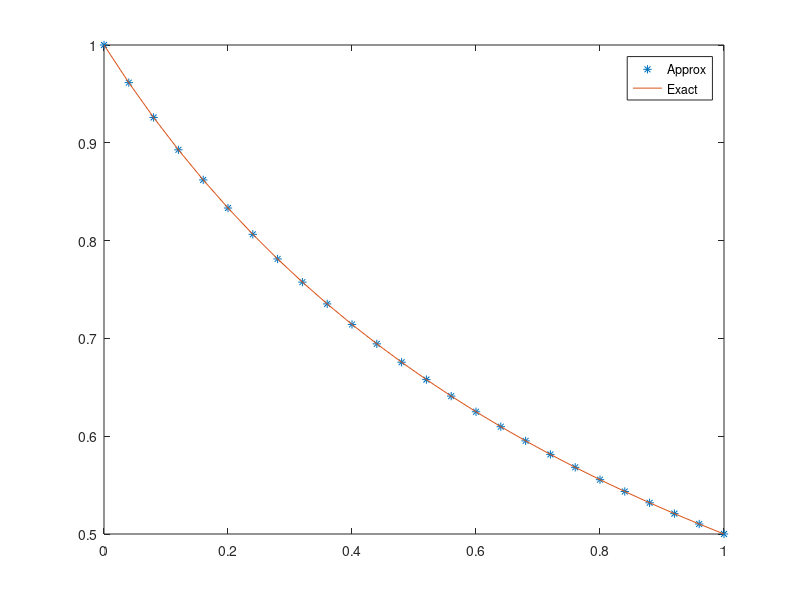

Here is the MATLAB script that generated this plot:
%%%%%%%%%%%%%%%%%%%%%%%%%%%%%%%%%%%%%%%%%%%%%%%%%%%%%%
%  -d/dx(du/dx)-2u*du/dx = 0                         %
%           u(0) = 1, u(1) = 1.5                     %   
%  Using FEM to solve the non-linear problem         %   
%   Exact Solution = 1/(1+x);                        %   
%%%%%%%%%%%%%%%%%%%%%%%%%%%%%%%%%%%%%%%%%%%%%%%%%%%%%%
clear all
close all

N = 25; % 25 Elements

a = 0; b = 1;

h = (b-a)/N;
x = a:h:b;
K = zeros(N+1,N+1); % Global Stiffness Matrix
J = zeros(N+1,N+1); % Global Jacobian Matrix
F = zeros(N+1,1);   % Global Force Vector

% Use Newton Raphson Method to solve the non-linear system of equations

error = 1000;
tol = 10^-8;
U = zeros(N+1,1);
while error > tol
    % Assembling the local stiffness and local jacobian matrices  
    for j=1:N
        K([j j+1],[j j+1]) = K([j j+1],[j j+1]) + ...
            [1/h+2*U(j)/3+2*U(j+1)/6, -1/h-2*U(j)/3-2*U(j+1)/6 ; ... 
             -1/h+2*U(j)/6+2*U(j+1)/3, 1/h-2*U(j)/6-2*U(j+1)/3]; % Using Linear Elements
         
        J([j j+1],[j j+1]) = J([j j+1],[j j+1]) + ...
            [1/h+4*U(j)/3-2*U(j+1)/6, -1/h-2*U(j)/3-4*U(j+1)/6 ; ...
             -1/h+4*U(j)/6+2*U(j+1)/6, 1/h+2*U(j)/6-4*U(j+1)/3]; % Using Linear Elements
    end
    U(1) = 1;
    U(N+1) = 0.5;
    % Getting the LHS of F(U) = 0 for U^n+1 = U^n - J^-1*F
    F = K*U;
    % Applying the boundary conditions
    F(1) = 0;
    F(N+1) = 0;
    J(1,1) = 1;
    J(1,2) = 0;
    J(N+1,N) = 0;
    J(N+1,N+1) = 1;
    
    % Performing the Newton-Raphson Step
    DELTA = J\F;
    U2 = U - DELTA;
    error = max(abs(U2-U)); % Compute the error.
    
    U = U2;
end

exact = zeros(N+1,1);
for j=1:N+1
    exact(j) = 1/(1+x(j));
end

plot(x,U,'*',x,exact);
legend('Approx','Exact');
